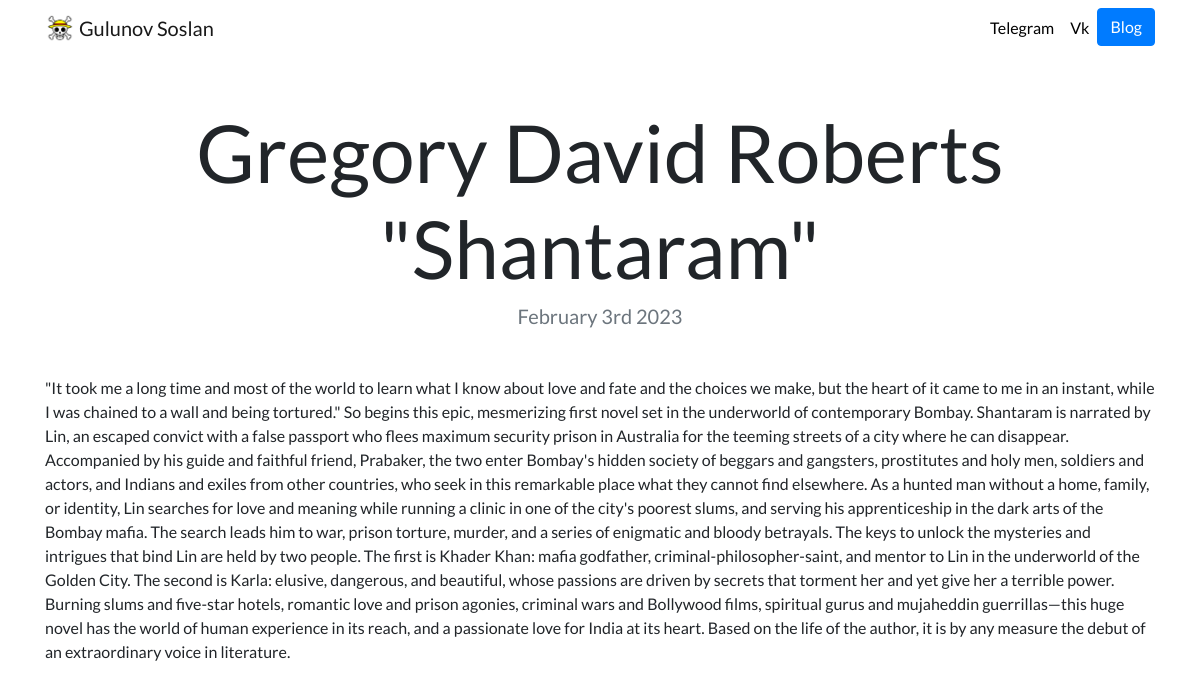
Page /blog/8/ on the committed database.
### blog/models.py (models this page shows, shortened)
class Blog(models.Model):
    title = models.CharField(max_length=250)
    description = models.TextField()
    date = models.DateField()

### blog/views.py (the view)
# urls.py: path('<int:blog_id>/', views.detail, name='detail'),
def detail(request, blog_id):
    blog = get_object_or_404(Blog, pk=blog_id)
    return render(request, 'blog/detail.html', {'blog': blog})

### blog/templates/blog/detail.html
{% extends "portfolio/base.html" %}
{% load static %}
{% block content %}
<h1 class="text-center mt-5" id="blogdetailtitle">{{ blog.title }}</h1>
<h5 class="text-center text-muted mb-5">{{ blog.date|date:'F jS Y' }}</h5>
{{ blog.description|safe }}
{% endblock %}

### portfolio/static/portfolio/custom.css (style rules this page uses)
body { font-family: 'Lato', sans-serif; }
@media (min-width: 992px) { #blogdetailtitle { font-size: 5rem; } }

### rows in the picture
Blog: title "Gregory David Roberts \"Shantaram\"", date "February 3rd 2023", description "\"It took me a long time and most of the world to learn what I know about love and fate and the choices we make, but the heart of it came to me in an instant, while I was chained to a wall and being tortured.\" So begins this epic, mesmerizing first novel set in the underworld of contemporary Bombay. Shantaram is narrated by Lin, an escaped convict with a false passport who flees maximum security prison in Australia for the teeming streets of a city where he can disappear. Accompanied by his guide and faithful friend, Prabaker, the two enter Bombay's hidden society of beggars and gangsters, prostitutes and holy men, soldiers and actors, and Indians and exiles from other countries, who seek in…"
